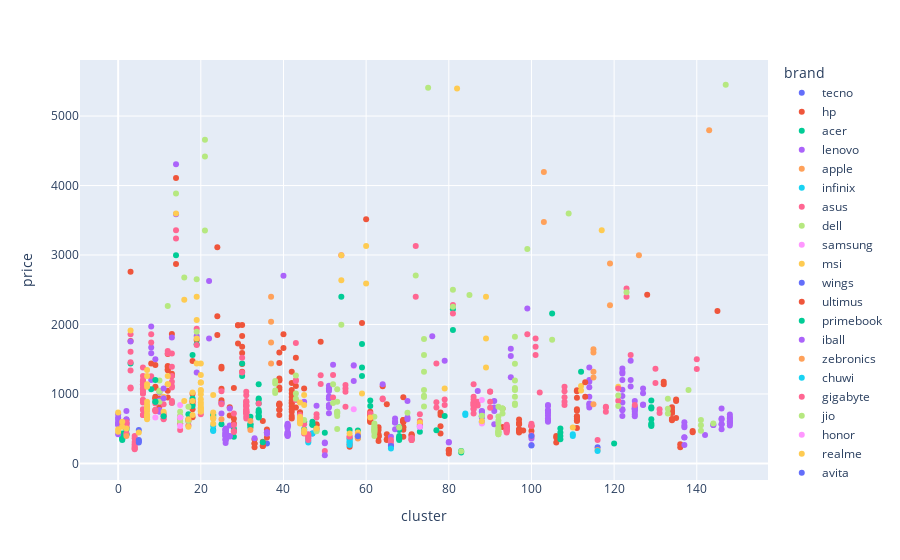

The notebook cell saved with this chart:
### Code cell
# Cruzamento entre brand e price apresentando os clusters
px.scatter(df_laptops, x='cluster', y='price', color='brand')

### Figure 1 — Plotly figure (JSON) as saved in the notebook; plotly's stock layout.template omitted (floating-point values rounded to 4 significant figures; data arrays with more than 128 entries replaced by an {"elided": "..."} marker saying what was removed)
{"data": [{"hovertemplate": "brand=tecno<br>cluster=%{x}<br>price=%{y}<extra></extra>", "legendgroup": "tecno", "marker": {"color": "#636efa", "symbol": "circle"}, "mode": "markers", "name": "tecno", "orientation": "v", "showlegend": true, "type": "scatter", "x": [36, 47], "xaxis": "x", "y": [287.7, 431.6], "yaxis": "y"}, {"hovertemplate": "brand=hp<br>cluster=%{x}<br>price=%{y}<extra></extra>", "legendgroup": "hp", "marker": {"color": "#EF553B", "symbol": "circle"}, "mode": "markers", "name": "hp", "orientation": "v", "showlegend": true, "type": "scatter", "x": {"elided": "205 int values"}, "xaxis": "x", "y": {"elided": "205 float values"}, "yaxis": "y"}, {"hovertemplate": "brand=acer<br>cluster=%{x}<br>price=%{y}<extra></extra>", "legendgroup": "acer", "marker": {"color": "#00cc96", "symbol": "circle"}, "mode": "markers", "name": "acer", "orientation": "v", "showlegend": true, "type": "scatter", "x": [23, 34, 25, 2, 58, 34, 73, 58, 34, 129, 30, 30, 68, 45, 1, 13, 105, 58, 56, 34, 79, 3, 68, 32, 68, 47, 45, 32, 32, 32, 47, 23, 77, 120, 34, 129, 47, 34, 35, 2, 2, 68, 34, 129, 107, 107, 28, 81, 129, 1, 18, 129, 2, 34, 58, 68, 1, 68, 45, 34, 107, 107, 68, 45, 23, 88, 32, 59, 17, 19, 56, 50, 59, 59, 129, 8, 18, 54, 18, 129, 68, 28, 81, 14, 1, 34, 1, 61, 61], "xaxis": "x", "y": [479.6, 935.4, 563.6, 419.6, 395.7, 683.5, 455.6, 473.7, 1139.0, 575.6, 1439.0, 1259.0, 371.7, 467.6, 395.7, 875.4, 2159.0, 383.7, 359.7, 731.5, 683.5, 1439.0, 335.7, 563.6, 359.7, 557.7, 599.5, 539.7, 515.7, 563.6, 557.6, 683.5, 477.3, 287.7, 767.6, 791.4, 599.5, 740.0, 305.7, 479.6, 419.6, 515.6, 683.5, 635.5, 443.6, 503.6, 497.6, 1919.0, 809.5, 431.6, 1559.0, 905.5, 503.6, 863.4, 369.3, 359.6, 353.7, 515.6, 491.6, 659.5, 394.5, 347.8, 479.6, 599.5, 698.8, 677.5, 670.4, 1720.0, 707.5, 1715.0, 479.6, 441.4, 1259.0, 1379.0, 539.6, 1067.0, 827.4, 2400.0, 934.2, 551.6, 395.7, 384.9, 2219.0, 2998.0, 335.7, 917.5, 359.7, 827.5, 905.5], "yaxis": "y"}, {"hovertemplate": "brand=lenovo<br>cluster=%{x}<br>price=%{y}<extra></extra>", "legendgroup": "lenovo", "marker": {"color": "#ab63fa", "symbol": "circle"}, "mode": "markers", "name": "lenovo", "orientation": "v", "showlegend": true, "type": "scatter", "x": {"elided": "201 int values"}, "xaxis": "x", "y": {"elided": "201 float values"}, "yaxis": "y"}, {"hovertemplate": "brand=apple<br>cluster=%{x}<br>price=%{y}<extra></extra>", "legendgroup": "apple", "marker": {"color": "#FFA15A", "symbol": "circle"}, "mode": "markers", "name": "apple", "orientation": "v", "showlegend": true, "type": "scatter", "x": [115, 143, 115, 37, 115, 103, 103, 126, 37, 37, 115, 115, 119, 119, 37], "xaxis": "x", "y": [851.4, 4796.0, 1235.0, 1439.0, 1319.0, 3477.0, 4196.0, 2997.0, 2397.0, 1739.0, 1595, 1643.0, 2278.0, 2877.0, 2038.0], "yaxis": "y"}, {"hovertemplate": "brand=infinix<br>cluster=%{x}<br>price=%{y}<extra></extra>", "legendgroup": "infinix", "marker": {"color": "#19d3f3", "symbol": "circle"}, "mode": "markers", "name": "infinix", "orientation": "v", "showlegend": true, "type": "scatter", "x": [2, 84, 46, 56, 46, 47, 84, 23, 88, 56, 46, 23, 45], "xaxis": "x", "y": [419.6, 719.5, 359.7, 335.7, 323.7, 431.6, 695.5, 467.6, 587.6, 311.7, 299.7, 539.6, 467.6], "yaxis": "y"}, {"hovertemplate": "brand=asus<br>cluster=%{x}<br>price=%{y}<extra></extra>", "legendgroup": "asus", "marker": {"color": "#FF6692", "symbol": "circle"}, "mode": "markers", "name": "asus", "orientation": "v", "showlegend": true, "type": "scatter", "x": {"elided": "210 int values"}, "xaxis": "x", "y": {"elided": "210 float values"}, "yaxis": "y"}, {"hovertemplate": "brand=dell<br>cluster=%{x}<br>price=%{y}<extra></extra>", "legendgroup": "dell", "marker": {"color": "#B6E880", "symbol": "circle"}, "mode": "markers", "name": "dell", "orientation": "v", "showlegend": true, "type": "scatter", "x": [92, 74, 74, 48, 10, 52, 15, 43, 121, 105, 92, 93, 43, 62, 88, 17, 96, 141, 138, 81, 62, 53, 92, 96, 53, 43, 92, 53, 53, 92, 92, 88, 15, 15, 62, 93, 10, 93, 92, 10, 16, 141, 92, 38, 62, 38, 62, 133, 53, 10, 53, 92, 38, 99, 38, 70, 147, 17, 14, 12, 75, 109, 133, 10, 141, 133, 62, 96, 96, 92, 62, 62, 144, 74, 21, 85, 62, 123, 52, 15, 19, 54, 96, 96, 92, 96, 96, 53, 53, 74, 68, 81, 74, 74, 121, 72, 19, 21, 21, 92, 45, 48, 62, 15, 96, 74], "xaxis": "x", "y": [419.6, 818.4, 974.9, 475.5, 1037.0, 869.4, 599.7, 1007.0, 827.4, 1781.0, 455.6, 791.4, 929.4, 470.6, 687.2, 611.5, 839.5, 626.0, 1055.0, 2500.0, 440.5, 718.3, 419.6, 1823, 1067.0, 1265.0, 617.5, 683.5, 743.5, 815.9, 675.7, 682.2, 683.5, 611.5, 467.6, 791.4, 1193.0, 719.5, 449.6, 1031.0, 2678.0, 550.1, 459.9, 1187.0, 395.7, 1049.0, 575.6, 929.4, 496.9, 1047.0, 725.5, 447.1, 1013.0, 3088.0, 1151.0, 730.4, 5451.0, 814.2, 3886.0, 2267.0, 5409.0, 3598.0, 785.6, 887.4, 471.2, 719.5, 501.4, 1055.0, 1085.0, 491.6, 524.0, 671.5, 575.6, 955.8, 3352.0, 2423.0, 490.4, 2465.0, 1138.0, 743.5, 1895.0, 1997.0, 1193.0, 959.7, 515.6, 1067.0, 863.4, 887.4, 743.5, 1790.0, 515.7, 2255.0, 1319.0, 1559.0, 976.3, 2704.0, 2650.0, 4659.0, 4419.0, 575.6, 623.5, 461.6, 539.6, 670.4, 1434.0, 1055.0], "yaxis": "y"}, {"hovertemplate": "brand=samsung<br>cluster=%{x}<br>price=%{y}<extra></extra>", "legendgroup": "samsung", "marker": {"color": "#FF97FF", "symbol": "circle"}, "mode": "markers", "name": "samsung", "orientation": "v", "showlegend": true, "type": "scatter", "x": [57, 15, 88, 15, 88, 15, 57], "xaxis": "x", "y": [779.5, 539.6, 575.6, 839.4, 911.4, 659.5, 1403.0], "yaxis": "y"}, {"hovertemplate": "brand=msi<br>cluster=%{x}<br>price=%{y}<extra></extra>", "legendgroup": "msi", "marker": {"color": "#FECB52", "symbol": "circle"}, "mode": "markers", "name": "msi", "orientation": "v", "showlegend": true, "type": "scatter", "x": [7, 20, 56, 7, 7, 16, 1, 2, 23, 20, 44, 20, 45, 23, 7, 45, 7, 7, 17, 20, 59, 20, 19, 82, 11, 16, 7, 7, 20, 7, 89, 19, 89, 44, 7, 7, 89, 19, 14, 23, 58, 3, 79, 7, 44, 7, 18, 61, 12, 18, 12, 44, 12, 18, 0, 44, 17, 121, 20, 117, 20, 44, 20, 54, 20, 20, 45, 45, 60, 7, 20, 54, 60, 19, 20, 11, 1, 73, 48, 0, 23, 112, 20, 112, 88, 23, 23, 0, 20, 7], "xaxis": "x", "y": [635.5, 800.9, 431.2, 839.4, 659.5, 899.4, 599.5, 503.6, 659.5, 743.5, 635.5, 755.5, 479.6, 647.5, 683.5, 443.6, 815.4, 785.5, 527.6, 1271.0, 1007.0, 795.8, 2399.0, 5397.0, 959.4, 2358.0, 755.5, 1139.0, 1163.0, 1259.0, 1799.0, 1799.0, 1379.0, 671.5, 707.5, 671.5, 2399.0, 1439.0, 3598.0, 983.3, 443.6, 1912.0, 1079.0, 887.4, 575.6, 1343.0, 695.5, 659.5, 1259.0, 899.4, 1139.0, 611.5, 1139.0, 1019.0, 731.5, 623.5, 635.5, 1103.0, 1055.0, 3358.0, 923.4, 875.4, 1043.0, 2998.0, 767.5, 1163.0, 983.3, 839.4, 3130.0, 781.9, 875.4, 2638.0, 2590.0, 2063.0, 839.4, 743.5, 527.6, 587.6, 503.6, 455.6, 569.6, 1115.0, 995.3, 1048.0, 606.8, 731.5, 647.5, 491.6, 1439.0, 1103.0], "yaxis": "y"}, {"hovertemplate": "brand=wings<br>cluster=%{x}<br>price=%{y}<extra></extra>", "legendgroup": "wings", "marker": {"color": "#636efa", "symbol": "circle"}, "mode": "markers", "name": "wings", "orientation": "v", "showlegend": true, "type": "scatter", "x": [5, 5, 5, 5], "xaxis": "x", "y": [335.7, 479.6, 299.7, 323.7], "yaxis": "y"}, {"hovertemplate": "brand=ultimus<br>cluster=%{x}<br>price=%{y}<extra></extra>", "legendgroup": "ultimus", "marker": {"color": "#EF553B", "symbol": "circle"}, "mode": "markers", "name": "ultimus", "orientation": "v", "showlegend": true, "type": "scatter", "x": [56, 80, 80, 80, 80, 56], "xaxis": "x", "y": [239.8, 191.8, 143.8, 179.8, 197.8, 274.8], "yaxis": "y"}, {"hovertemplate": "brand=primebook<br>cluster=%{x}<br>price=%{y}<extra></extra>", "legendgroup": "primebook", "marker": {"color": "#00cc96", "symbol": "circle"}, "mode": "markers", "name": "primebook", "orientation": "v", "showlegend": true, "type": "scatter", "x": [83, 83], "xaxis": "x", "y": [179.8, 155.8], "yaxis": "y"}, {"hovertemplate": "brand=iball<br>cluster=%{x}<br>price=%{y}<extra></extra>", "legendgroup": "iball", "marker": {"color": "#ab63fa", "symbol": "circle"}, "mode": "markers", "name": "iball", "orientation": "v", "showlegend": true, "type": "scatter", "x": [50], "xaxis": "x", "y": [117.5], "yaxis": "y"}, {"hovertemplate": "brand=zebronics<br>cluster=%{x}<br>price=%{y}<extra></extra>", "legendgroup": "zebronics", "marker": {"color": "#FFA15A", "symbol": "circle"}, "mode": "markers", "name": "zebronics", "orientation": "v", "showlegend": true, "type": "scatter", "x": [58, 2, 25, 58, 32, 58, 32], "xaxis": "x", "y": [407.7, 395.7, 635.5, 359.7, 479.6, 395.7, 611.5], "yaxis": "y"}, {"hovertemplate": "brand=chuwi<br>cluster=%{x}<br>price=%{y}<extra></extra>", "legendgroup": "chuwi", "marker": {"color": "#19d3f3", "symbol": "circle"}, "mode": "markers", "name": "chuwi", "orientation": "v", "showlegend": true, "type": "scatter", "x": [110, 56, 56, 110], "xaxis": "x", "y": [395.7, 299.7, 263.7, 419.6], "yaxis": "y"}, {"hovertemplate": "brand=gigabyte<br>cluster=%{x}<br>price=%{y}<extra></extra>", "legendgroup": "gigabyte", "marker": {"color": "#FF6692", "symbol": "circle"}, "mode": "markers", "name": "gigabyte", "orientation": "v", "showlegend": true, "type": "scatter", "x": [34, 121], "xaxis": "x", "y": [863.4, 1079.0], "yaxis": "y"}, {"hovertemplate": "brand=jio<br>cluster=%{x}<br>price=%{y}<extra></extra>", "legendgroup": "jio", "marker": {"color": "#B6E880", "symbol": "circle"}, "mode": "markers", "name": "jio", "orientation": "v", "showlegend": true, "type": "scatter", "x": [83], "xaxis": "x", "y": [176.3], "yaxis": "y"}, {"hovertemplate": "brand=honor<br>cluster=%{x}<br>price=%{y}<extra></extra>", "legendgroup": "honor", "marker": {"color": "#FF97FF", "symbol": "circle"}, "mode": "markers", "name": "honor", "orientation": "v", "showlegend": true, "type": "scatter", "x": [9, 73], "xaxis": "x", "y": [659.5, 527.6], "yaxis": "y"}, {"hovertemplate": "brand=realme<br>cluster=%{x}<br>price=%{y}<extra></extra>", "legendgroup": "realme", "marker": {"color": "#FECB52", "symbol": "circle"}, "mode": "markers", "name": "realme", "orientation": "v", "showlegend": true, "type": "scatter", "x": [5, 110], "xaxis": "x", "y": [443.6, 515.6], "yaxis": "y"}, {"hovertemplate": "brand=avita<br>cluster=%{x}<br>price=%{y}<extra></extra>", "legendgroup": "avita", "marker": {"color": "#636efa", "symbol": "circle"}, "mode": "markers", "name": "avita", "orientation": "v", "showlegend": true, "type": "scatter", "x": [100, 100, 58, 116, 66], "xaxis": "x", "y": [256.5, 395.2, 390.4, 232.9, 251.8], "yaxis": "y"}, {"hovertemplate": "brand=microsoft<br>cluster=%{x}<br>price=%{y}<extra></extra>", "legendgroup": "microsoft", "marker": {"color": "#EF553B", "symbol": "circle"}, "mode": "markers", "name": "microsoft", "orientation": "v", "showlegend": true, "type": "scatter", "x": [113, 113], "xaxis": "x", "y": [959.4, 1169.0], "yaxis": "y"}, {"hovertemplate": "brand=fujitsu<br>cluster=%{x}<br>price=%{y}<extra></extra>", "legendgroup": "fujitsu", "marker": {"color": "#00cc96", "symbol": "circle"}, "mode": "markers", "name": "fujitsu", "orientation": "v", "showlegend": true, "type": "scatter", "x": [9, 9, 112, 9, 11], "xaxis": "x", "y": [887.4, 887.4, 1319.0, 1199.0, 677.5], "yaxis": "y"}, {"hovertemplate": "brand=lg<br>cluster=%{x}<br>price=%{y}<extra></extra>", "legendgroup": "lg", "marker": {"color": "#ab63fa", "symbol": "circle"}, "mode": "markers", "name": "lg", "orientation": "v", "showlegend": true, "type": "scatter", "x": [57, 11, 76, 57, 11, 13, 52], "xaxis": "x", "y": [1187.0, 939.1, 1829.0, 1414.0, 1077.0, 1811.0, 1421.0], "yaxis": "y"}, {"hovertemplate": "brand=walker<br>cluster=%{x}<br>price=%{y}<extra></extra>", "legendgroup": "walker", "marker": {"color": "#FFA15A", "symbol": "circle"}, "mode": "markers", "name": "walker", "orientation": "v", "showlegend": true, "type": "scatter", "x": [116], "xaxis": "x", "y": [191.8], "yaxis": "y"}, {"hovertemplate": "brand=axl<br>cluster=%{x}<br>price=%{y}<extra></extra>", "legendgroup": "axl", "marker": {"color": "#19d3f3", "symbol": "circle"}, "mode": "markers", "name": "axl", "orientation": "v", "showlegend": true, "type": "scatter", "x": [66, 116], "xaxis": "x", "y": [215.8, 179.8], "yaxis": "y"}], "layout": {"legend": {"title": {"text": "brand"}, "tracegroupgap": 0}, "margin": {"t": 60}, "xaxis": {"anchor": "y", "domain": [0, 1], "title": {"text": "cluster"}}, "yaxis": {"anchor": "x", "domain": [0, 1], "title": {"text": "price"}}}}
